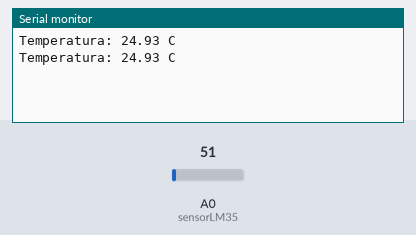
A sketch run on a simulated Arduino Uno, built with avr-gcc and run on an emulated ATmega328P. On the bench: the last lines printed to the serial monitor. The test bench sets the inputs (shaded band); at power-on: A0 (sensorLM35) = 51.

Above: at 1.8 s.
1.9 s: A0 (sensorLM35) set to 61
At 2.8 s:
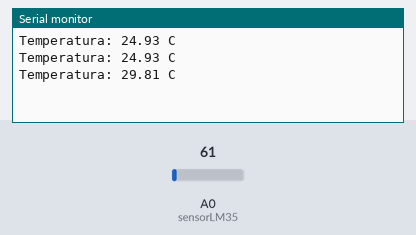
3.4 s: A0 (sensorLM35) set to 71
At 4.8 s:
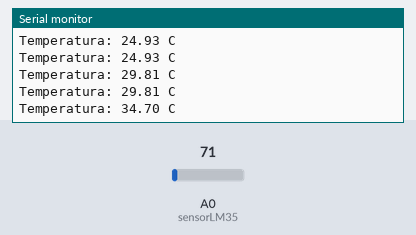
Timing chart, 0 to 6.4 s (numbered marks = the images above; inputs shaded):
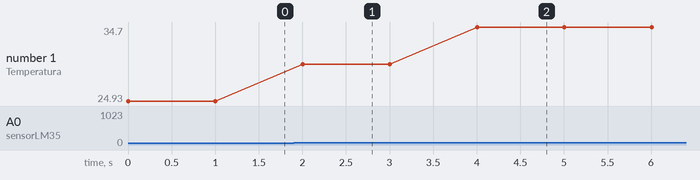

Measured:
- after the input at 1.9 s, the serial monitor: prints a new line after 0.10 s (image 1)
- after the input at 3.4 s, the serial monitor: prints a new line after 0.60 s (image 2)
- plotted number 1: 24.93 → 29.81 after the input at 1.9 s, 29.81 → 34.7 after the input at 3.4 s

The sketch:

Projeto_10_AREF_LM35.ino
```cpp
/*
 Projeto 10 - Medição de Temperatura com LM35 usando AREF
*/

const int sensorLM35 = A0;
float temperatura = 0;

void setup() {
  Serial.begin(9600);

  // Define o uso da referência externa (AREF)
  analogReference(EXTERNAL);
}

void loop() {
  int valorADC = analogRead(sensorLM35);

  // Converte o valor lido para tensão
  float tensao = valorADC * (5.0 / 1023.0);

  // LM35: 10mV por grau Celsius
  temperatura = tensao * 100;

  Serial.print("Temperatura: ");
  Serial.print(temperatura);
  Serial.println(" C");

  delay(1000);
}
```
